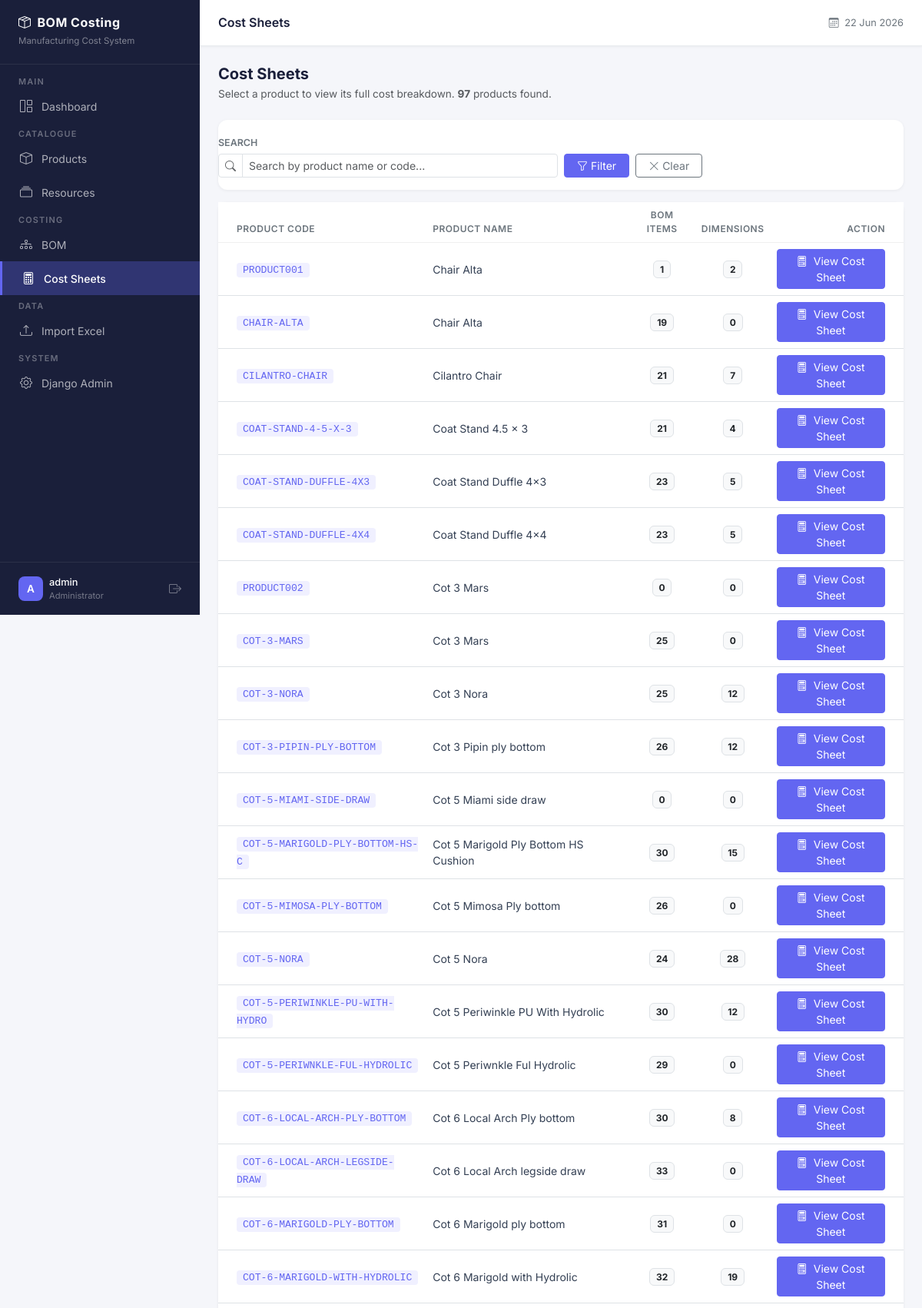
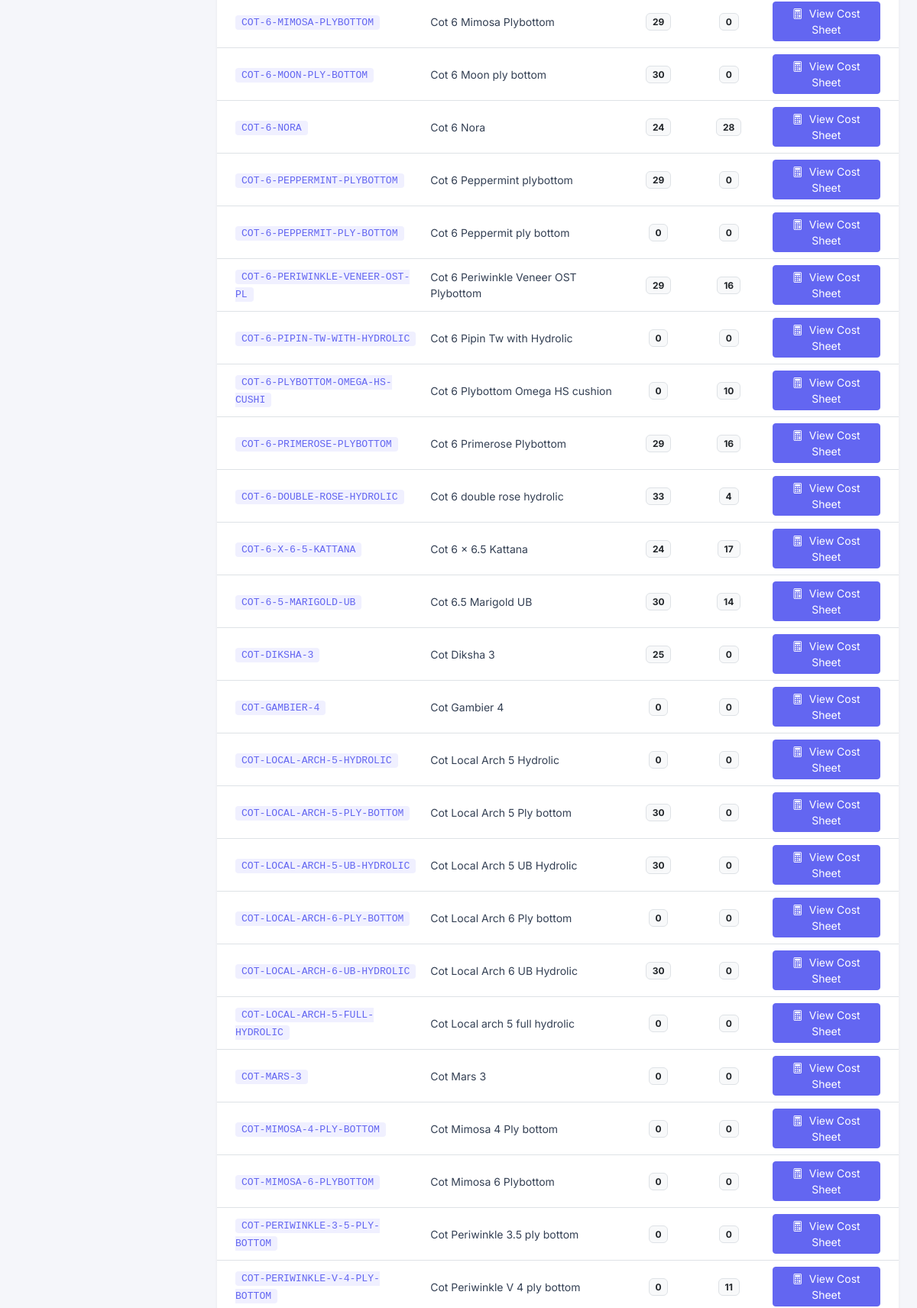
The page /costing/ (signed in, upper part) on the database its author committed (2 pictures, top to bottom).
### apps/products/models.py (models this page shows, shortened)
class Product(models.Model):
    product_name = models.CharField(
        max_length=255,
        help_text="Full name of the product e.g. 3-Door Wardrobe with Mirror"
    )
    product_code = models.CharField(
        max_length=100,
        help_text="Unique product code e.g. WRD-001. Must be unique across all non-deleted products."
    )
    active = models.BooleanField(
        default=True,
        help_text="Inactive products are hidden from main views but not deleted."
    )
    is_deleted = models.BooleanField(
        default=False,
        help_text="Soft delete flag. Deleted products are hidden everywhere but data is preserved."
    )
    created_at = models.DateTimeField(auto_now_add=True)
    updated_at = models.DateTimeField(auto_now=True)
    class Meta:
        ordering = ['product_name']
        verbose_name = "Product"
        verbose_name_plural = "Products"
    def delete(self, *args, **kwargs):
        """
        Override default delete to perform soft delete.
        Calling product.delete() will set is_deleted=True
        instead of removing the row from the database.
        """
        self.is_deleted = True
        self.save()

### apps/costing/views.py (the view)
# urls.py: path('', views.costing_list, name='list'),
@login_required
def costing_list(request):
    search_query = request.GET.get('search', '').strip()
    products = Product.objects.filter(
        is_deleted=False,
        active=True
    ).order_by('product_name')
    if search_query:
        products = products.filter(
            models.Q(product_name__icontains=search_query) |
            models.Q(product_code__icontains=search_query)
        )
    context = {
        'page_title': 'Cost Sheets',
        'products': products,
        'search_query': search_query,
    }
    return render(request, 'costing/list.html', context)

### templates/costing/list.html (shortened to what this page needs)
{% extends "base.html" %}
{% block content %}
<div class="d-flex justify-content-between align-items-center mb-4">
    <div>
        <h5 class="mb-1 fw-bold" style="color:#1a1f3a;">Cost Sheets</h5>
        <p class="text-muted mb-0" style="font-size:0.85rem;">
            Select a product to view its full cost breakdown.
            <strong>{{ products|length }}</strong> product{{ products|length|pluralize }} found.
        </p>
    </div>
</div>
<div class="content-card mb-3">
    <div class="card-body py-3">
        <form method="GET" class="row g-2 align-items-end">
            <div class="col-12 col-md-6">
                <label class="form-label mb-1"
                       style="font-size:0.78rem;font-weight:600;color:#6c757d;">
                    SEARCH
                </label>
                <div class="input-group input-group-sm">
                    <span class="input-group-text bg-white">
                        <i class="bi bi-search text-muted"></i>
                    </span>
                    <input type="text"
                           name="search"
                           class="form-control"
                           placeholder="Search by product name or code..."
                           value="{{ search_query }}">
                </div>
            </div>
            <div class="col-6 col-md-3 d-flex gap-2">
                <button type="submit" class="btn btn-primary btn-sm px-3">
                    <i class="bi bi-funnel me-1"></i>Filter
                </button>
                <a href="{% url 'costing:list' %}"
                   class="btn btn-outline-secondary btn-sm px-3">
                    <i class="bi bi-x-lg me-1"></i>Clear
                </a>
            </div>
        </form>
    </div>
</div>
<div class="content-card">
    {% if products %}
    <table class="table table-hover mb-0">
        <thead>
            <tr>
                <th class="ps-4">Product Code</th>
                <th>Product Name</th>
                <th class="text-center">BOM Items</th>
                <th class="text-center">Dimensions</th>
                <th class="text-end pe-4">Action</th>
            </tr>
        </thead>
        <tbody>
            {% for product in products %}
            <tr>
                <td class="ps-4">
                    <code style="font-size:0.82rem; background:#f0f0ff;
                                 color:#6366f1; padding:2px 8px;
                                 border-radius:4px;">
                        {{ product.product_code }}
                    </code>
                </td>
                <td>{{ product.product_name }}</td>
                <td class="text-center">
                    <span class="badge bg-light text-dark border"
                          style="font-size:0.75rem;">
                        {{ product.bom_items.count }}
                    </span>
                </td>
                <td class="text-center">
                    <span class="badge bg-light text-dark border"
                          style="font-size:0.75rem;">
                        {{ product.wood_parts.count }}
                    </span>
                </td>
                <td class="text-end pe-4">
                    <a href="{% url 'costing:sheet' product_pk=product.pk %}"
                       class="btn btn-sm btn-primary">
                        <i class="bi bi-calculator me-1"></i>
                        View Cost Sheet
                    </a>
                </td>
            </tr>
            {% endfor %}
        </tbody>
    </table>
    {% endif %}
</div>
{% endblock %}

### templates/base.html (shortened to what this page needs)
<!DOCTYPE html>
<html lang="en">
<head>
    <link href="https://cdn.jsdelivr.net/npm/bootstrap@5.3.2/dist/css/bootstrap.min.css" rel="stylesheet">
    <link href="https://cdn.jsdelivr.net/npm/bootstrap-icons@1.11.3/font/bootstrap-icons.min.css" rel="stylesheet">
</head>
<body>
{% if user.is_authenticated %}
    <nav id="sidebar">
        <div class="sidebar-brand">
            <h5><i class="bi bi-box-seam me-2"></i>BOM Costing</h5>
            <small>Manufacturing Cost System</small>
        </div>
        <ul class="nav flex-column mt-2">
            <li><span class="nav-label">Main</span></li>
            <li class="nav-item">
                <a href="{% url 'core:dashboard' %}"
                   class="nav-link {% if request.resolver_match.url_name == 'dashboard' %}active{% endif %}">
                    <i class="bi bi-grid-1x2"></i> Dashboard
                </a>
            </li>
            <li><span class="nav-label">Catalogue</span></li>
            <li class="nav-item">
                <a href="{% url 'products:list' %}"
                   class="nav-link {% if 'products' in request.resolver_match.namespace %}active{% endif %}">
                    <i class="bi bi-box"></i> Products
                </a>
            </li>
            <li class="nav-item">
                <a href="{% url 'resources:list' %}"
                   class="nav-link {% if 'resources' in request.resolver_match.namespace %}active{% endif %}">
                    <i class="bi bi-collection"></i> Resources
                </a>
            </li>
            <li><span class="nav-label">Costing</span></li>
            <li class="nav-item">
                <a href="{% url 'products:list' %}"
                   class="nav-link {% if 'bom' in request.resolver_match.namespace %}active{% endif %}">
                    <i class="bi bi-diagram-3"></i> BOM
                </a>
            </li>
            <li class="nav-item">
                <a href="{% url 'costing:list' %}"
                   class="nav-link {% if 'costing' in request.resolver_match.namespace %}active{% endif %}">
                    <i class="bi bi-calculator"></i> Cost Sheets
                </a>
            </li>
            <li><span class="nav-label">Data</span></li>
            <li class="nav-item">
                <a href="{% url 'imports:upload' %}"
                   class="nav-link {% if 'imports' in request.resolver_match.namespace %}active{% endif %}">
                    <i class="bi bi-upload"></i> Import Excel
                </a>
            </li>
            <li><span class="nav-label">System</span></li>
            {% if user.is_staff %}
            <li class="nav-item">
                <a href="/admin/" class="nav-link" target="_blank">
                    <i class="bi bi-gear"></i> Django Admin
                </a>
            </li>
            {% endif %}
        </ul>
        <div style="position:absolute; bottom:0; left:0; right:0;
                    padding:16px 24px; border-top:1px solid rgba(255,255,255,0.08);">
            <div class="d-flex align-items-center gap-2">
                <div style="width:32px;height:32px;background:#6366f1;border-radius:8px;
                            display:flex;align-items:center;justify-content:center;
                            color:#fff;font-weight:600;font-size:0.85rem;">
                    {{ user.username|first|upper }}
                </div>
                <div style="flex:1; min-width:0;">
                    <div style="color:#fff;font-size:0.8rem;font-weight:500;
                                white-space:nowrap;overflow:hidden;text-overflow:ellipsis;">
                        {{ user.username }}
                    </div>
                    <div style="color:rgba(255,255,255,0.4);font-size:0.7rem;">
                        {% if user.is_staff %}Administrator{% else %}User{% endif %}
                    </div>
                </div>
                <a href="{% url 'accounts:logout' %}"
                   style="color:rgba(255,255,255,0.4);" title="Logout">
                    <i class="bi bi-box-arrow-right"></i>
                </a>
            </div>
        </div>
    </nav>
    <div id="main-content">
        <div id="topnav">
            <h6 class="page-title">
                {% block page_title %}{{ page_title|default:"Dashboard" }}{% endblock %}
            </h6>
            <div class="d-flex align-items-center gap-3">
                <span style="font-size:0.8rem;color:#6c757d;">
                    <i class="bi bi-calendar3 me-1"></i>
                    {% now "d M Y" %}
                </span>
            </div>
        </div>
        <div class="content-area">
            {% block content %}{% endblock %}
        </div>
    </div>
{% else %}
    {% block unauthenticated_content %}{% endblock %}
{% endif %}
</body>
</html>

### templates/base.html (style rules this page uses)
* { font-family: 'Inter', sans-serif; }
body { background-color: #f5f6fa; }
#sidebar { width: 260px; min-height: 100vh; background: #1a1f3a; position: fixed; top: 0; left: 0; z-index: 1000; transition: all 0.3s; overflow-y: auto; }
#sidebar .sidebar-brand { padding: 20px 24px; border-bottom: 1px solid rgba(255,255,255,0.08); }
#sidebar .sidebar-brand h5 { color: #fff; font-weight: 700; font-size: 1rem; margin: 0; letter-spacing: 0.5px; }
#sidebar .sidebar-brand small { color: rgba(255,255,255,0.45); font-size: 0.72rem; }
#sidebar .nav-label { color: rgba(255,255,255,0.35); font-size: 0.68rem; font-weight: 600; letter-spacing: 1.2px; text-transform: uppercase; padding: 16px 24px 6px; }
#sidebar .nav-link { color: rgba(255,255,255,0.65); padding: 10px 24px; font-size: 0.875rem; font-weight: 400; border-radius: 0; display: flex; align-items: center; gap: 10px; transition: all 0.2s; }
#sidebar .nav-link.active { color: #fff; background: rgba(99, 102, 241, 0.3); border-left: 3px solid #6366f1; font-weight: 500; }
#sidebar .nav-link i { font-size: 1rem; width: 20px; text-align: center; }
#main-content { margin-left: 260px; min-height: 100vh; transition: all 0.3s; }
#topnav { background: #fff; border-bottom: 1px solid #e9ecef; padding: 0 24px; height: 60px; display: flex; align-items: center; justify-content: space-between; position: sticky; top: 0; z-index: 999; box-shadow: 0 1px 3px rgba(0,0,0,0.05); }
#topnav .page-title { font-size: 1rem; font-weight: 600; color: #1a1f3a; margin: 0; }
.content-area { padding: 24px; }
.content-card { background: #fff; border-radius: 12px; border: none; box-shadow: 0 1px 4px rgba(0,0,0,0.06); }
.table th { font-size: 0.75rem; font-weight: 600; text-transform: uppercase; letter-spacing: 0.5px; color: #6c757d; border-bottom: 1px solid #f0f0f0; }
.table td { font-size: 0.875rem; vertical-align: middle; color: #344054; }
.btn-primary { background: #6366f1; border-color: #6366f1; }

### rows shown on the page
Product: product_code "PRODUCT001", product_name "Chair Alta", bom_items.count "1", wood_parts.count "2"
Product: product_code "CHAIR-ALTA", product_name "Chair Alta", bom_items.count "19", wood_parts.count "0"
Product: product_code "CILANTRO-CHAIR", product_name "Cilantro Chair", bom_items.count "21", wood_parts.count "7"
Product: product_code "COAT-STAND-4-5-X-3", product_name "Coat Stand 4.5 x 3", bom_items.count "21", wood_parts.count "4"
Product: product_code "COAT-STAND-DUFFLE-4X3", product_name "Coat Stand Duffle 4x3", bom_items.count "23", wood_parts.count "5"
Product: product_code "COAT-STAND-DUFFLE-4X4", product_name "Coat Stand Duffle 4x4", bom_items.count "23", wood_parts.count "5"
Product: product_code "PRODUCT002", product_name "Cot 3 Mars", bom_items.count "0", wood_parts.count "0"
Product: product_code "COT-3-MARS", product_name "Cot 3 Mars", bom_items.count "25", wood_parts.count "0"
Product: product_code "COT-3-NORA", product_name "Cot 3 Nora", bom_items.count "25", wood_parts.count "12"
Product: product_code "COT-3-PIPIN-PLY-BOTTOM", product_name "Cot 3 Pipin ply bottom", bom_items.count "26", wood_parts.count "12"
Product: product_code "COT-5-MIAMI-SIDE-DRAW", product_name "Cot 5 Miami side draw", bom_items.count "0", wood_parts.count "0"
Product: product_code "COT-5-MARIGOLD-PLY-BOTTOM-HS-C", product_name "Cot 5 Marigold Ply Bottom HS Cushion", bom_items.count "30", wood_parts.count "15"
Product: product_code "COT-5-MIMOSA-PLY-BOTTOM", product_name "Cot 5 Mimosa Ply bottom", bom_items.count "26", wood_parts.count "0"
Product: product_code "COT-5-NORA", product_name "Cot 5 Nora", bom_items.count "24", wood_parts.count "28"
Product: product_code "COT-5-PERIWINKLE-PU-WITH-HYDRO", product_name "Cot 5 Periwinkle PU With Hydrolic", bom_items.count "30", wood_parts.count "12"
Product: product_code "COT-5-PERIWNKLE-FUL-HYDROLIC", product_name "Cot 5 Periwnkle Ful Hydrolic", bom_items.count "29", wood_parts.count "0"
Product: product_code "COT-6-LOCAL-ARCH-PLY-BOTTOM", product_name "Cot 6 Local Arch Ply bottom", bom_items.count "30", wood_parts.count "8"
Product: product_code "COT-6-LOCAL-ARCH-LEGSIDE-DRAW", product_name "Cot 6 Local Arch legside draw", bom_items.count "33", wood_parts.count "0"
Product: product_code "COT-6-MARIGOLD-PLY-BOTTOM", product_name "Cot 6 Marigold ply bottom", bom_items.count "31", wood_parts.count "0"
Product: product_code "COT-6-MARIGOLD-WITH-HYDROLIC", product_name "Cot 6 Marigold with Hydrolic", bom_items.count "32", wood_parts.count "19"
Product: product_code "COT-6-MIMOSA-PLYBOTTOM", product_name "Cot 6 Mimosa Plybottom", bom_items.count "29", wood_parts.count "0"
Product: product_code "COT-6-MOON-PLY-BOTTOM", product_name "Cot 6 Moon ply bottom", bom_items.count "30", wood_parts.count "0"
Product: product_code "COT-6-NORA", product_name "Cot 6 Nora", bom_items.count "24", wood_parts.count "28"
Product: product_code "COT-6-PEPPERMINT-PLYBOTTOM", product_name "Cot 6 Peppermint plybottom", bom_items.count "29", wood_parts.count "0"
Product: product_code "COT-6-PEPPERMIT-PLY-BOTTOM", product_name "Cot 6 Peppermit ply bottom", bom_items.count "0", wood_parts.count "0"
Product: product_code "COT-6-PERIWINKLE-VENEER-OST-PL", product_name "Cot 6 Periwinkle Veneer OST Plybottom", bom_items.count "29", wood_parts.count "16"
Product: product_code "COT-6-PIPIN-TW-WITH-HYDROLIC", product_name "Cot 6 Pipin Tw with Hydrolic", bom_items.count "0", wood_parts.count "0"
Product: product_code "COT-6-PLYBOTTOM-OMEGA-HS-CUSHI", product_name "Cot 6 Plybottom Omega HS cushion", bom_items.count "0", wood_parts.count "10"
Product: product_code "COT-6-PRIMEROSE-PLYBOTTOM", product_name "Cot 6 Primerose Plybottom", bom_items.count "29", wood_parts.count "16"
Product: product_code "COT-6-DOUBLE-ROSE-HYDROLIC", product_name "Cot 6 double rose hydrolic", bom_items.count "33", wood_parts.count "4"
Product: product_code "COT-6-X-6-5-KATTANA", product_name "Cot 6 x 6.5 Kattana", bom_items.count "24", wood_parts.count "17"
Product: product_code "COT-6-5-MARIGOLD-UB", product_name "Cot 6.5 Marigold UB", bom_items.count "30", wood_parts.count "14"
Product: product_code "COT-DIKSHA-3", product_name "Cot Diksha 3", bom_items.count "25", wood_parts.count "0"
Product: product_code "COT-GAMBIER-4", product_name "Cot Gambier 4", bom_items.count "0", wood_parts.count "0"
Product: product_code "COT-LOCAL-ARCH-5-HYDROLIC", product_name "Cot Local Arch 5 Hydrolic", bom_items.count "0", wood_parts.count "0"
Product: product_code "COT-LOCAL-ARCH-5-PLY-BOTTOM", product_name "Cot Local Arch 5 Ply bottom", bom_items.count "30", wood_parts.count "0"
Product: product_code "COT-LOCAL-ARCH-5-UB-HYDROLIC", product_name "Cot Local Arch 5 UB Hydrolic", bom_items.count "30", wood_parts.count "0"
Product: product_code "COT-LOCAL-ARCH-6-PLY-BOTTOM", product_name "Cot Local Arch 6 Ply bottom", bom_items.count "0", wood_parts.count "0"
Product: product_code "COT-LOCAL-ARCH-6-UB-HYDROLIC", product_name "Cot Local Arch 6 UB Hydrolic", bom_items.count "30", wood_parts.count "0"
Product: product_code "COT-LOCAL-ARCH-5-FULL-HYDROLIC", product_name "Cot Local arch 5 full hydrolic", bom_items.count "0", wood_parts.count "0"
Product: product_code "COT-MARS-3", product_name "Cot Mars 3", bom_items.count "0", wood_parts.count "0"
Product: product_code "COT-MIMOSA-4-PLY-BOTTOM", product_name "Cot Mimosa 4 Ply bottom", bom_items.count "0", wood_parts.count "0"
Product: product_code "COT-MIMOSA-6-PLYBOTTOM", product_name "Cot Mimosa 6 Plybottom", bom_items.count "0", wood_parts.count "0"
Product: product_code "COT-PERIWINKLE-3-5-PLY-BOTTOM", product_name "Cot Periwinkle 3.5 ply bottom", bom_items.count "0", wood_parts.count "0"
Product: product_code "COT-PERIWINKLE-V-4-PLY-BOTTOM", product_name "Cot Periwinkle V 4 ply bottom", bom_items.count "0", wood_parts.count "11"

### other values the page prints
{{ user.username|first|upper }} "A"
{{ user.username }} "admin"
{{ page_title|default:"Dashboard" }} "Cost Sheets"
{{ products|length }} "97"
